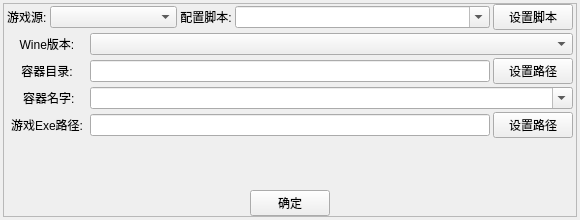
<?xml version="1.0" encoding="UTF-8"?>
<ui version="4.0">
 <class>vekGameAddAT</class>
 <widget class="QWidget" name="vekGameAddAT">
  <property name="geometry">
   <rect>
    <x>0</x>
    <y>0</y>
    <width>580</width>
    <height>220</height>
   </rect>
  </property>
  <property name="minimumSize">
   <size>
    <width>580</width>
    <height>200</height>
   </size>
  </property>
  <property name="maximumSize">
   <size>
    <width>580</width>
    <height>220</height>
   </size>
  </property>
  <property name="windowTitle">
   <string>Dialog</string>
  </property>
  <layout class="QGridLayout" name="gridLayout">
   <property name="leftMargin">
    <number>3</number>
   </property>
   <property name="topMargin">
    <number>3</number>
   </property>
   <property name="rightMargin">
    <number>3</number>
   </property>
   <property name="bottomMargin">
    <number>3</number>
   </property>
   <property name="spacing">
    <number>3</number>
   </property>
   <item row="0" column="0">
    <widget class="QFrame" name="verticalFrame">
     <property name="minimumSize">
      <size>
       <width>0</width>
       <height>0</height>
      </size>
     </property>
     <property name="maximumSize">
      <size>
       <width>16777215</width>
       <height>16777215</height>
      </size>
     </property>
     <property name="frameShape">
      <enum>QFrame::StyledPanel</enum>
     </property>
     <property name="frameShadow">
      <enum>QFrame::Raised</enum>
     </property>
     <layout class="QVBoxLayout" name="verticalLayout" stretch="15,15,15,15,15,15,15">
      <property name="spacing">
       <number>3</number>
      </property>
      <property name="leftMargin">
       <number>0</number>
      </property>
      <property name="topMargin">
       <number>0</number>
      </property>
      <property name="rightMargin">
       <number>0</number>
      </property>
      <property name="bottomMargin">
       <number>0</number>
      </property>
      <item>
       <layout class="QHBoxLayout" name="horizontalLayout_7" stretch="1,20,1,40,10">
        <property name="spacing">
         <number>3</number>
        </property>
        <property name="leftMargin">
         <number>3</number>
        </property>
        <property name="rightMargin">
         <number>3</number>
        </property>
        <item>
         <widget class="QLabel" name="label_3">
          <property name="text">
           <string>游戏源:</string>
          </property>
         </widget>
        </item>
        <item>
         <widget class="QComboBox" name="comboBox_SrcGame"/>
        </item>
        <item>
         <widget class="QLabel" name="label_6">
          <property name="text">
           <string>配置脚本:</string>
          </property>
          <property name="alignment">
           <set>Qt::AlignCenter</set>
          </property>
         </widget>
        </item>
        <item>
         <widget class="QComboBox" name="comboBox_JsonUrl">
          <property name="editable">
           <bool>true</bool>
          </property>
         </widget>
        </item>
        <item>
         <widget class="QPushButton" name="pushButton_AutoJson">
          <property name="text">
           <string>设置脚本</string>
          </property>
         </widget>
        </item>
       </layout>
      </item>
      <item>
       <layout class="QHBoxLayout" name="horizontalLayout_2" stretch="10,60">
        <property name="spacing">
         <number>3</number>
        </property>
        <property name="leftMargin">
         <number>3</number>
        </property>
        <property name="rightMargin">
         <number>3</number>
        </property>
        <item>
         <widget class="QLabel" name="label">
          <property name="text">
           <string>Wine版本:</string>
          </property>
          <property name="alignment">
           <set>Qt::AlignCenter</set>
          </property>
         </widget>
        </item>
        <item>
         <widget class="QComboBox" name="comboBox_WinVersion"/>
        </item>
       </layout>
      </item>
      <item>
       <layout class="QHBoxLayout" name="horizontalLayout_5" stretch="10,50,10">
        <property name="spacing">
         <number>3</number>
        </property>
        <property name="leftMargin">
         <number>3</number>
        </property>
        <property name="rightMargin">
         <number>3</number>
        </property>
        <property name="bottomMargin">
         <number>0</number>
        </property>
        <item>
         <widget class="QLabel" name="label_4">
          <property name="text">
           <string>容器目录:</string>
          </property>
          <property name="alignment">
           <set>Qt::AlignCenter</set>
          </property>
         </widget>
        </item>
        <item>
         <widget class="QLineEdit" name="lineEdit_DockPath"/>
        </item>
        <item>
         <widget class="QPushButton" name="pushButton_AutoDockPath">
          <property name="sizePolicy">
           <sizepolicy hsizetype="Minimum" vsizetype="Fixed">
            <horstretch>0</horstretch>
            <verstretch>0</verstretch>
           </sizepolicy>
          </property>
          <property name="text">
           <string>设置路径</string>
          </property>
         </widget>
        </item>
       </layout>
      </item>
      <item>
       <layout class="QHBoxLayout" name="horizontalLayout_6" stretch="10,60">
        <property name="spacing">
         <number>3</number>
        </property>
        <property name="leftMargin">
         <number>3</number>
        </property>
        <property name="rightMargin">
         <number>3</number>
        </property>
        <item>
         <widget class="QLabel" name="label_5">
          <property name="text">
           <string> 容器名字:</string>
          </property>
          <property name="alignment">
           <set>Qt::AlignCenter</set>
          </property>
         </widget>
        </item>
        <item>
         <widget class="QComboBox" name="comboBox_DockName">
          <property name="editable">
           <bool>true</bool>
          </property>
         </widget>
        </item>
       </layout>
      </item>
      <item>
       <layout class="QHBoxLayout" name="horizontalLayout_3" stretch="10,50,10">
        <property name="spacing">
         <number>3</number>
        </property>
        <property name="leftMargin">
         <number>3</number>
        </property>
        <property name="rightMargin">
         <number>3</number>
        </property>
        <item>
         <widget class="QLabel" name="label_2">
          <property name="text">
           <string>游戏Exe路径:</string>
          </property>
          <property name="alignment">
           <set>Qt::AlignCenter</set>
          </property>
         </widget>
        </item>
        <item>
         <widget class="QLineEdit" name="lineEdit_GameExePath"/>
        </item>
        <item>
         <widget class="QPushButton" name="pushButton_SetExePath">
          <property name="sizePolicy">
           <sizepolicy hsizetype="Minimum" vsizetype="Fixed">
            <horstretch>0</horstretch>
            <verstretch>0</verstretch>
           </sizepolicy>
          </property>
          <property name="text">
           <string>设置路径</string>
          </property>
         </widget>
        </item>
       </layout>
      </item>
      <item>
       <layout class="QVBoxLayout" name="verticalLayout_2">
        <property name="leftMargin">
         <number>3</number>
        </property>
        <property name="rightMargin">
         <number>3</number>
        </property>
        <item>
         <widget class="QLabel" name="label_ProgText">
          <property name="text">
           <string/>
          </property>
          <property name="alignment">
           <set>Qt::AlignCenter</set>
          </property>
         </widget>
        </item>
       </layout>
      </item>
      <item>
       <layout class="QHBoxLayout" name="horizontalLayout" stretch="10,2,10">
        <property name="spacing">
         <number>3</number>
        </property>
        <item>
         <spacer name="horizontalSpacer">
          <property name="orientation">
           <enum>Qt::Horizontal</enum>
          </property>
          <property name="sizeHint" stdset="0">
           <size>
            <width>40</width>
            <height>20</height>
           </size>
          </property>
         </spacer>
        </item>
        <item>
         <widget class="QPushButton" name="pushButton_DockDone">
          <property name="text">
           <string>确定</string>
          </property>
         </widget>
        </item>
        <item>
         <spacer name="horizontalSpacer_2">
          <property name="orientation">
           <enum>Qt::Horizontal</enum>
          </property>
          <property name="sizeHint" stdset="0">
           <size>
            <width>40</width>
            <height>20</height>
           </size>
          </property>
         </spacer>
        </item>
       </layout>
      </item>
     </layout>
    </widget>
   </item>
  </layout>
 </widget>
 <resources/>
 <connections/>
</ui>
